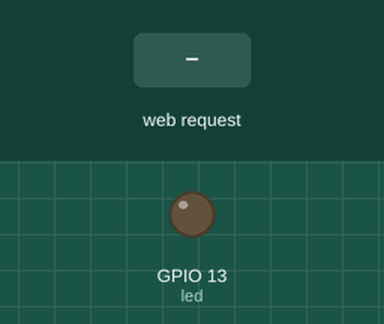
The sketch below on a simulated ESP8266 (NodeMCU). Parts: output pins drawn as LEDs (lit = HIGH). Inputs (shaded band) come from the test bench. WiFi joins after 1.5 s; servers stay silent unless stated; what the sketch prints to the serial monitor is not drawn.

Above: at 2.7 s.
2.8 s: HTTP request GET /LED_ON received
At 4.0 s:
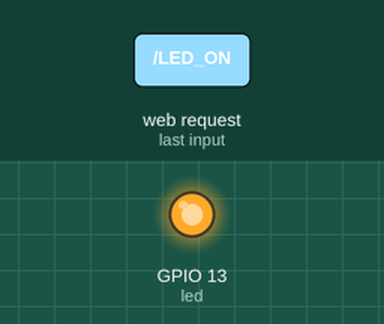
4.3 s: HTTP request GET /LED_OFF received
At 5.2 s:
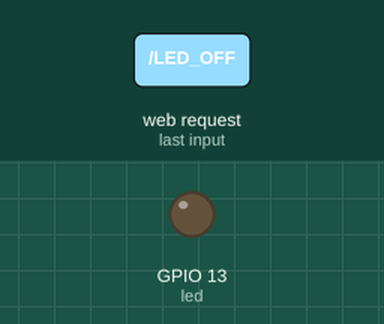
Timing chart, 0 to 7.3 s (numbered marks = the images above; inputs shaded):
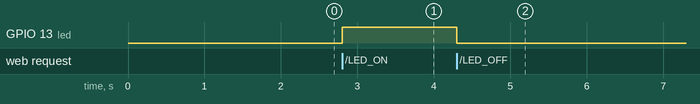

Measured:
- after the input at 2.8 s, GPIO 13 (led): LOW → HIGH at once
- after the input at 4.3 s, GPIO 13 (led): HIGH → LOW at once

The sketch:

IoTKettle.ino
```cpp
#include <Arduino.h>
#include <ESP8266WiFi.h>
#include <WiFiClient.h>
#include <ESP8266WebServer.h>
#include <ESP8266mDNS.h>

const char* ssid = "Lu_Net";
const char* password = "gilar1234";
bool ledState=false;
ESP8266WebServer server(8080);

const int led = 13;

void handleRoot() {
  char temp[500];

snprintf ( temp, 500,

"<html>\
    <head>\
      <meta http-equiv='refresh' content='5'/>\
      <title>ESP8266 Demo</title>\
      <style>\
        body { background-color: #cccccc; font-family: Arial, Helvetica, Sans-Serif; Color: #000088; }\
      </style>\
    </head>\
    <body>\
      <h1>Hello from Schwappen!</h1>\
      <h1>Led is now: %s</h1>\
   <p><a href=\"/LED_ON\"\"><button>Turn On </button></a><a href=\"/LED_OFF\"\"><button>Turn Off </button></a><br /></p>\
      </body>\
  </html>",

   ledState?"On":"Off"
  );
    server.send(200, "text/html", temp);
}

void setup(void){
  pinMode(led, OUTPUT);
  digitalWrite(led, 0);
  Serial.begin(115200);
  WiFi.begin(ssid, password);
  Serial.println("");

  // Wait for connection
  while (WiFi.status() != WL_CONNECTED) {
    delay(500);
    Serial.print(".");
  }
  Serial.println("");
  Serial.print("Connected to ");
  Serial.println(ssid);
  Serial.print("IP address: ");
  Serial.println(WiFi.localIP());

  if (MDNS.begin("esp8266")) {
    Serial.println("MDNS responder started");
  }

  server.on("/", handleRoot);

  server.on("/inline", [](){
    server.send(200, "text/plain", "this works as well");
  });
  server.on("/LED_ON", [](){
    digitalWrite(led, HIGH);
    ledState=true;
    handleRoot();
  });
  server.on("/LED_OFF", [](){
    digitalWrite(led, LOW);
    ledState=false;
    handleRoot();
  });
  server.onNotFound(handleRoot);

  server.begin();
  Serial.println("HTTP server started");
}

void loop(void){
  server.handleClient();
  delay(1);
}
```

.ino.cpp
```cpp
#ifdef __IN_ECLIPSE__
//This is a automatic generated file
//Please do not modify this file
//If you touch this file your change will be overwritten during the next build
//This file has been generated on 2017-09-02 15:18:40

#include "Arduino.h"
#include <Arduino.h>
#include <ESP8266WiFi.h>
#include <WiFiClient.h>
#include <ESP8266WebServer.h>
#include <ESP8266mDNS.h>
void handleRoot() ;
void setup(void);
void loop(void);

#include "IoTKettle.ino"


#endif
```
